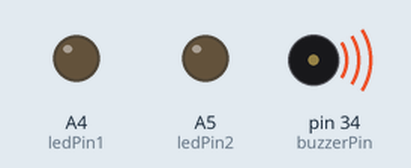
Bench run of a sketch on a simulated Arduino Mega 2560, built with avr-gcc and run on an emulated ATmega2560. Parts: output pins drawn as LEDs (lit = HIGH), buzzer (waves = sounding).

Above: at 0.1 s.
At 4.1 s:
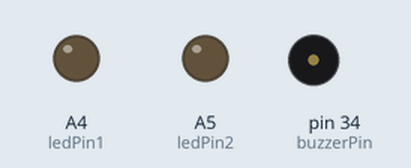
Timing chart, 0 to 5.6 s (numbered marks = the images above):
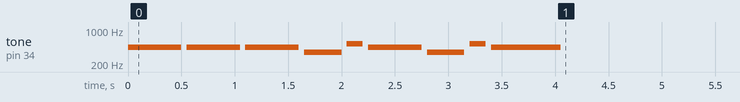

The sketch:

star_wars.ino
```cpp
const int c = 261;
const int d = 294;
const int e = 329;
const int f = 349;
const int g = 391;
const int gS = 415;
const int a = 440;
const int aS = 455;
const int b = 466;
const int cH = 523;
const int cSH = 554;
const int dH = 587;
const int dSH = 622;
const int eH = 659;
const int fH = 698;
const int fSH = 740;
const int gH = 784;
const int gSH = 830;
const int aH = 880;

const int buzzerPin = 34;
const int ledPin1 = A4;
const int ledPin2 = A5;

int counterBuzz = 0;

void setup()
{
  //Setup pin modes
  pinMode(buzzerPin, OUTPUT);
  pinMode(ledPin1, OUTPUT);
  pinMode(ledPin2, OUTPUT);
  firstSection();
}

void loop()
{

  //Play first section
//  firstSection();

  //Play second section
//  secondSection();
 /*
  //Variant 1
  beep(f, 250);
  beep(gS, 500);
  beep(f, 350);
  beep(a, 125);
  beep(cH, 500);
  beep(a, 375);
  beep(cH, 125);
  beep(eH, 650);

  delay(500);
 */
  //Repeat second section
//  secondSection();
/*
  //Variant 2
  beep(f, 250);
  beep(gS, 500);
  beep(f, 375);
  beep(cH, 125);
  beep(a, 500);
  beep(f, 375);
  beep(cH, 125);
  beep(a, 650);

  delay(650);
*/}

void beep(int note, int duration)
{
  //Play tone on buzzerPin
  tone(buzzerPin, note, duration);
  delay(duration);

  //Play different LED depending on value of 'counterBuzz'
/*
  if(counterBuzz % 2 == 0)
  {
    digitalWrite(ledPin1, HIGH);
    delay(duration);
    digitalWrite(ledPin1, LOW);
  }else
  {
    digitalWrite(ledPin2, HIGH);
    delay(duration);
    digitalWrite(ledPin2, LOW);
  }
 */
  //Stop tone on buzzerPin
  noTone(buzzerPin);

  delay(50);

  //Increment counterBuzz
//  counterBuzz++;
}

void firstSection()
{
  beep(a, 500);
  beep(a, 500);
  beep(a, 500);
  beep(f, 350);
  beep(cH, 150);
  beep(a, 500);
  beep(f, 350);
  beep(cH, 150);
  beep(a, 650);
 /*
  delay(500);

  beep(eH, 500);
  beep(eH, 500);
  beep(eH, 500);
  beep(fH, 350);
  beep(cH, 150);
  beep(gS, 500);
  beep(f, 350);
  beep(cH, 150);
  beep(a, 650);

  delay(500);
*/
}
/*
void secondSection()
{
  beep(aH, 500);
  beep(a, 300);
  beep(a, 150);
  beep(aH, 500);
  beep(gSH, 325);
  beep(gH, 175);
  beep(fSH, 125);
  beep(fH, 125);
  beep(fSH, 250);

  delay(325);

  beep(aS, 250);
  beep(dSH, 500);
  beep(dH, 325);
  beep(cSH, 175);
  beep(cH, 125);
  beep(b, 125);
  beep(cH, 250);

  delay(350);
}
*/
```
